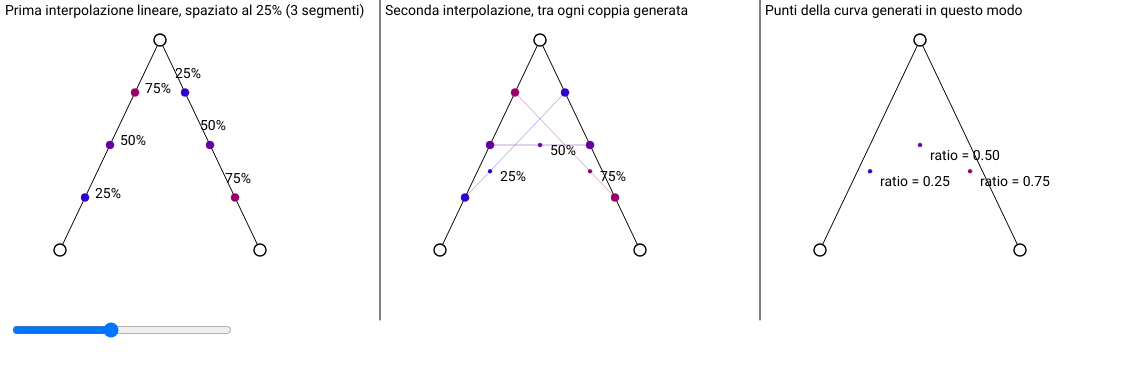
Frame 1 (no input)
Frame 60 (no input): identical to frame 1, image omitted
Frame 120 (the mouse pressed at the canvas centre since frame 60): identical to frame 1, image omitted

The p5.js sketch that drew this single still picture (run headless with seeded random() and noise() and a simulated clock; from frame 60 on, the mouse is pressed at the canvas centre):

// p5.js sketch
// ── sketch.js
// ======================================================
// Quadratic Bezier Interpolation Visualization
// p5.js — replica fedele dell'originale
// VERSIONE CON PANNELLI PIÙ SPAZIATI
// ======================================================

let points = [];
let selectedPoint = null;

let stepSlider;

const PANELS = 3;

// SPAZIATURA AUMENTATA
const PANEL_W = 380;
const PANEL_H = 320;

// ======================================================
// SETUP
// ======================================================

function setup() {
  createCanvas(PANEL_W * PANELS, PANEL_H + 60);

  // quadratic bezier
  points = [
    createVector(60, 250),
    createVector(160, 40),
    createVector(260, 250)
  ];

  // slider
  stepSlider = createSlider(5, 50, 25, 5);
  stepSlider.position(10, 320);
  stepSlider.style("width", "220px");

  // FONT FIX
  textFont("Roboto");
  textSize(14);
}

// ======================================================
// TEXT SAFE
// ======================================================

function drawTextSafe(str, x, y) {
  push();
  noStroke();
  fill(0);
  text(str, x, y);
  pop();
}

// ======================================================
// DRAW
// ======================================================

function draw() {
  background(255);

  const step = stepSlider.value();

  // ==================================================
  // PANEL 1
  // ==================================================

  push();
  translate(0, 0);

  drawFirstPanel(step);

  pop();

  // divider
  stroke(0);
  line(PANEL_W, 0, PANEL_W, PANEL_H);

  // ==================================================
  // PANEL 2
  // ==================================================

  push();
  translate(PANEL_W, 0);

  drawSecondPanel(step);

  pop();

  // divider
  stroke(0);
  line(PANEL_W * 2, 0, PANEL_W * 2, PANEL_H);

  // ==================================================
  // PANEL 3
  // ==================================================

  push();
  translate(PANEL_W * 2, 0);

  drawThirdPanel(step);

  pop();
}

// ======================================================
// PANEL 1
// ======================================================

function drawFirstPanel(step) {
  stroke(0);
  fill(0);

  drawSkeleton();

  drawTextSafe(
    `Prima interpolazione lineare, spaziato al ${step}% (${Math.floor(99 / step)} segmenti)`,
    5,
    15
  );

  // SOLO interpolazioni
  for (let i = step; i < 100; i += step) {
    const t = i / 100;

    setIterationColor(i);

    const np2 = p5.Vector.lerp(points[0], points[1], t);
    const np3 = p5.Vector.lerp(points[1], points[2], t);

    circle(np2.x, np2.y, 8);
    drawTextSafe(`${i}%`, np2.x + 10, np2.y);

    circle(np3.x, np3.y, 8);
    drawTextSafe(`${i}%`, np3.x - 10, np3.y - 15);
  }

  drawControlPoints();
}

// ======================================================
// PANEL 2
// ======================================================

function drawSecondPanel(step) {
  stroke(0);
  fill(0);

  drawSkeleton();

  drawTextSafe(
    `Seconda interpolazione, tra ogni coppia generata`,
    5,
    15
  );

  for (let i = step; i < 100; i += step) {
    const t = i / 100;

    setIterationColor(i);

    const np2 = p5.Vector.lerp(points[0], points[1], t);
    const np3 = p5.Vector.lerp(points[1], points[2], t);

    line(np2.x, np2.y, np3.x, np3.y);

    circle(np2.x, np2.y, 8);
    circle(np3.x, np3.y, 8);

    const np4 = p5.Vector.lerp(np2, np3, t);

    circle(np4.x, np4.y, 4);

    drawTextSafe(`${i}%`, np4.x + 10, np4.y + 10);
  }

  drawControlPoints();
}

// ======================================================
// PANEL 3
// ======================================================

function drawThirdPanel(step) {
  stroke(0);
  fill(0);

  drawSkeleton();

  drawTextSafe(
    `Punti della curva generati in questo modo`,
    5,
    15
  );

  for (let i = step; i < 100; i += step) {
    const t = i / 100;

    setIterationColor(i);

    const np2 = p5.Vector.lerp(points[0], points[1], t);
    const np3 = p5.Vector.lerp(points[1], points[2], t);

    const np4 = p5.Vector.lerp(np2, np3, t);

    circle(np4.x, np4.y, 4);

    drawTextSafe(
      `ratio = ${(i / 100).toFixed(2)}`,
      np4.x + 10,
      np4.y + 15
    );
  }

  drawControlPoints();
}

// ======================================================
// QUADRATIC BEZIER
// ======================================================

function quadraticPoint(t) {
  const p0 = points[0];
  const p1 = points[1];
  const p2 = points[2];

  const mt = 1 - t;

  return createVector(
    mt * mt * p0.x +
    2 * mt * t * p1.x +
    t * t * p2.x,

    mt * mt * p0.y +
    2 * mt * t * p1.y +
    t * t * p2.y
  );
}

// ======================================================
// SKELETON
// ======================================================

function drawSkeleton() {
  stroke(0);
  strokeWeight(1);
  noFill();

  beginShape();

  for (let p of points) {
    vertex(p.x, p.y);
  }

  endShape();
}

// ======================================================
// CONTROL POINTS
// ======================================================

function drawControlPoints() {
  stroke(0);
  strokeWeight(1.5);
  fill(255);

  for (let p of points) {
    circle(p.x, p.y, 12);
  }
}

// ======================================================
// COLOR GRADIENT
// ======================================================

function setIterationColor(i) {
  const r = 2 * i;
  const b = 255 - 2 * i;

  fill(r, 0, b);
  stroke(r, 0, b, 90);
}

// ======================================================
// DRAGGING
// ======================================================

function mousePressed() {
  const localX = mouseX % PANEL_W;

  for (let p of points) {
    if (dist(localX, mouseY, p.x, p.y) < 10) {
      selectedPoint = p;
      break;
    }
  }
}

function mouseDragged() {
  if (selectedPoint) {
    selectedPoint.x = constrain(mouseX % PANEL_W, 0, PANEL_W);
    selectedPoint.y = constrain(mouseY, 0, PANEL_H);
  }
}

function mouseReleased() {
  selectedPoint = null;
}
